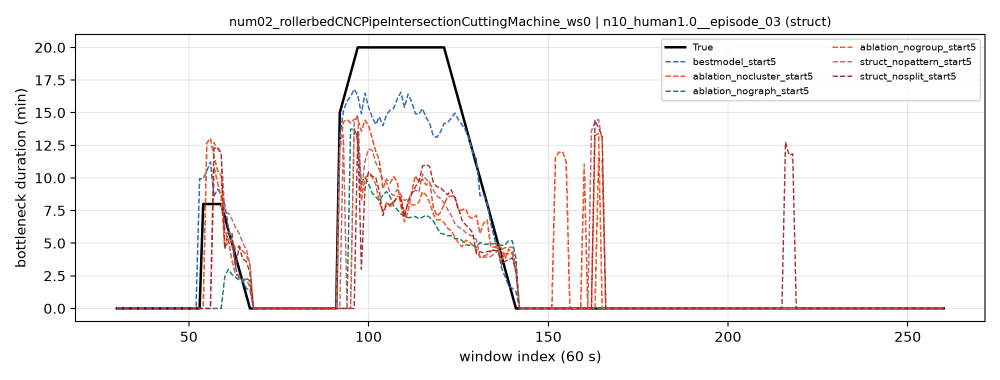
#> input picture figures/key_device_struct.png, 2000 x 760 px, found by its file name (shown at 1/2 size)
$ python plot_key_device_struct_split.py
#> lines starting #> are read from the running program, lines starting #| are printed output that depends on the picture; after the words box and inside, x2 and y2 are one past the last pixel; in counts of white or black regions, pixels touching at a corner belong together
### experiments/paper_plot_style.py
"""Shared Matplotlib style for manuscript figures after Figure 4.

In-figure text uses Times New Roman. Sizes match Figure 4
(``fig_range_response``): axis/title 8 pt, tick/legend 7 pt in the PDF asset.
Figure 4 itself keeps its existing Arial asset and is not regenerated from here.
"""

from __future__ import annotations

from pathlib import Path

import matplotlib
from matplotlib import font_manager


# Match Figure 4 hard-coded sizes (pt in the figure PDF).
LABEL_SIZE = 8.0
TITLE_SIZE = 8.0
TICK_SIZE = 7.0
LEGEND_SIZE = 7.0
ANNOT_SIZE = 7.5


def apply(ink: str = "#243028") -> None:
#> called with ink = '#243028'
    windows_fonts = Path("C:/Windows/Fonts")
    # Times New Roman (Windows); fall back to Liberation Serif / DejaVu Serif.
    for filename in (
        "times.ttf",
        "timesbd.ttf",
        "timesi.ttf",
        "timesbi.ttf",
        "LiberationSerif-Regular.ttf",
        "LiberationSerif-Bold.ttf",
    ):
        path = windows_fonts / filename
        if path.exists():
            font_manager.fontManager.addfont(str(path))
#> in main, im is the input picture: shape (760, 2000, 3); mean R, G, B 246, 244, 243.8
    matplotlib.rcParams.update(
        {
            "font.family": "serif",
            "font.serif": [
                "Times New Roman",
                "Times",
                "Liberation Serif",
                "DejaVu Serif",
                "serif",
            ],
            "mathtext.fontset": "stix",
            "font.size": LABEL_SIZE,
            "axes.labelsize": LABEL_SIZE,
            "axes.titlesize": TITLE_SIZE,
            "xtick.labelsize": TICK_SIZE,
            "ytick.labelsize": TICK_SIZE,
            "legend.fontsize": LEGEND_SIZE,
            "axes.linewidth": 0.75,
            "axes.spines.top": False,
            "axes.spines.right": False,
            "pdf.fonttype": 42,
            "ps.fonttype": 42,
            "svg.fonttype": "none",
            "text.color": ink,
            "axes.labelcolor": ink,
            "xtick.color": ink,
            "ytick.color": ink,
        }
    )

### experiments/plot_key_device_struct_split.py
"""Split the structural key-device trace into two figures.

The source PNG is the original matplotlib export. Series are recovered from
their tab10 colours, then redrawn so red and orange are not on the same axes.
NoGraph and NoGroup are the heterogeneous-graph arms. NoCluster, NoPattern,
and NoSplit are the cause, delay-pattern, and decoder arms.
"""

from __future__ import annotations

import csv
from pathlib import Path

import matplotlib.pyplot as plt
import numpy as np
from matplotlib import patheffects as pe
from PIL import Image

from paper_plot_style import LABEL_SIZE, LEGEND_SIZE, TICK_SIZE, TITLE_SIZE, apply as apply_paper_style

ROOT = Path(__file__).resolve().parents[1]
SRC = Path(
    r"D:\Capstone\isaac_factory\source\isaaclab_tasks\isaaclab_tasks"
    r"\direct\hc_factory\PDFormer\libcity\cache\bottleneck_eval\figures\key_device_struct.png"
)
TRUE_CSV = ROOT / "experiments/data/key_device_main_aligned.csv"
OUT = ROOT / "figures"


def load_true_duration() -> tuple[np.ndarray, np.ndarray]:
    """Ground truth on relative ``window`` (= ``t_index - 30``)."""
    with TRUE_CSV.open(encoding="utf-8") as fh:
        rows = list(csv.DictReader(fh))
    window = np.array([float(r["window"]) for r in rows])
    y = np.array([float(r["true_dur"]) for r in rows])
    assert len(window) == 231 and np.array_equal(window, np.arange(231))
    return window, y

# Spines and major ticks measured on the 2000x760 export.
X_TICK_PX, X_TICK_VAL, X_TICK_STEP = 377.5, 50.0, 359.0
Y_TICK_PX, Y_TICK_VAL, Y_TICK_STEP = 94.5, 20.0, 65.25
AX = (151, 1969, 69, 642)  # left, right, top, bottom
LEGEND = (1280, 1965, 75, 270)  # left, right, top, bottom

SERIES = {
    "PHGST-DP": np.array([31, 119, 180]),
    "NoCluster": np.array([255, 127, 14]),
    "NoGraph": np.array([44, 160, 44]),
    "NoGroup": np.array([214, 39, 40]),
    "NoPattern": np.array([148, 103, 189]),
    "NoSplit": np.array([140, 86, 75]),
}

GRAPH = ("PHGST-DP", "NoGraph", "NoGroup")
MECH = ("PHGST-DP", "NoCluster", "NoPattern", "NoSplit")
# Palette card, with the ground-truth trace kept black in _draw.
COLORS = {
    "PHGST-DP": "#46788E",
    "NoGraph": "#97B319",
    "NoGroup": "#E5887B",
    "NoCluster": "#7BB7C9",
    "NoPattern": "#97B319",
    "NoSplit": "#E5887B",
}
STYLES = {
    "PHGST-DP": (0, (4, 1.6)),
    "NoGraph": (0, (1.2, 1.1)),
    "NoGroup": (0, (3, 1.2, 1, 1.2)),
    "NoCluster": (0, (1.2, 1.1)),
    "NoPattern": (0, (3, 1.2, 1, 1.2)),
    "NoSplit": (0, (5, 1.4)),
}


def _window(x: np.ndarray) -> np.ndarray:
    return X_TICK_VAL + (x - X_TICK_PX) / X_TICK_STEP * 50.0


def _duration(y: np.ndarray) -> np.ndarray:
    return Y_TICK_VAL - (y - Y_TICK_PX) / Y_TICK_STEP * 2.5


def _extract(im: np.ndarray) -> dict[str, tuple[np.ndarray, np.ndarray]]:
    h, w = im.shape[:2]
#> h = 760; w = 2000
    left, right, top, bottom = AX
    ys, xs = np.mgrid[0:h, 0:w]
    inside = (xs >= left + 2) & (xs <= right - 2) & (ys >= top + 2) & (ys <= bottom - 2)
    legend = (xs >= LEGEND[0]) & (xs <= LEGEND[1]) & (ys >= LEGEND[2]) & (ys <= LEGEND[3])
    rgb = im.astype(np.int16)
    chroma = rgb.max(axis=2) - rgb.min(axis=2)
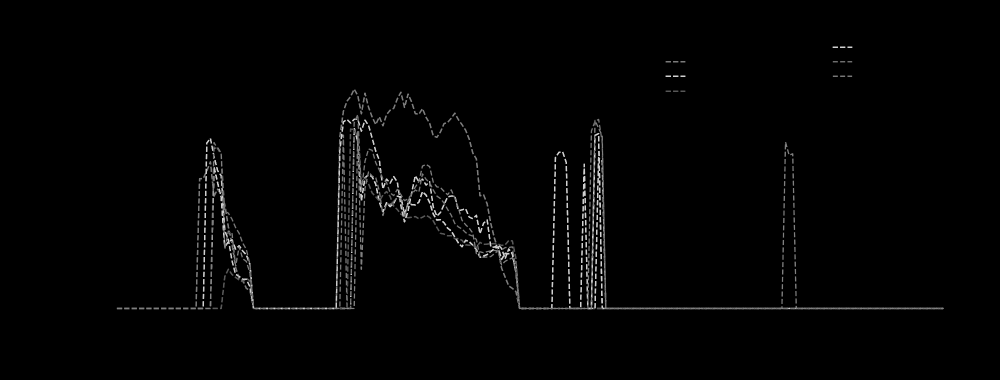
#> chroma: shape (760, 2000) int16 (shown at 1/2 size); min 0, max 209, mean 3.2
    dark = (rgb.max(axis=2) < 45) & inside & ~legend
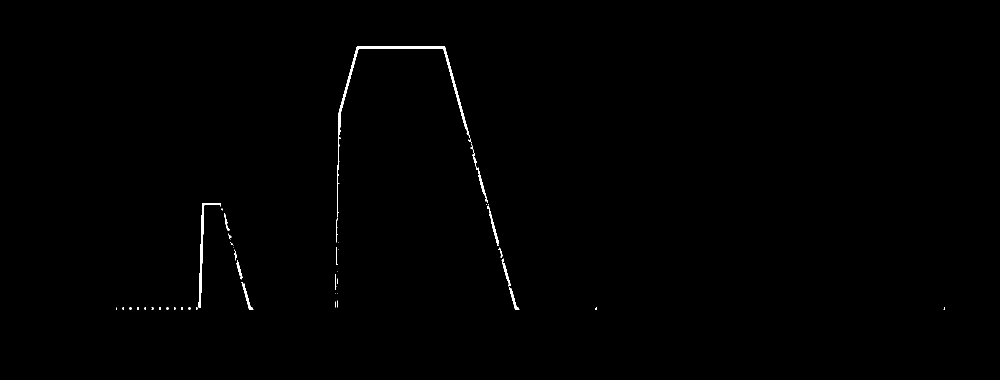
#> dark: shape (760, 2000) bool (shown at 1/2 size); 0.37% white; 47 white regions (31 under 20 px), largest, box (x1, y1, x2, y2) and area: (674, 93, 940, 435) 2474, (397, 406, 442, 615) 1040, (941, 288, 976, 406) 362
    colored = (chroma > 28) & (rgb.max(axis=2) > 50) & inside & ~legend
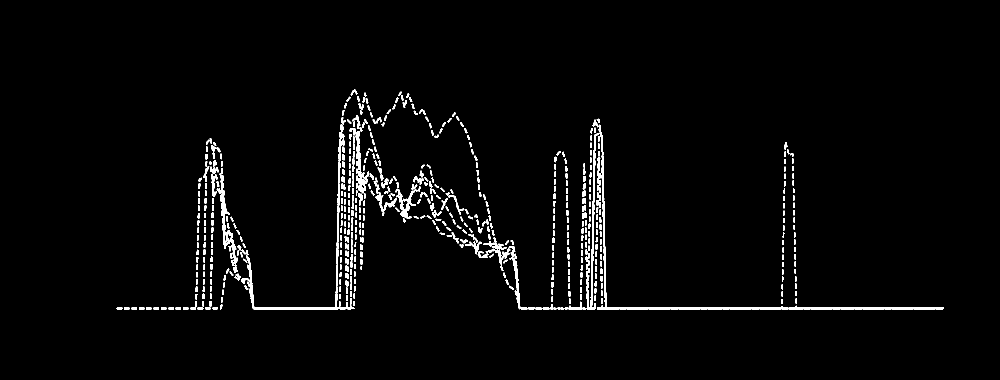
#> colored: shape (760, 2000) bool (shown at 1/2 size); 2.4% white; 568 white regions, largest, box (x1, y1, x2, y2) and area: (1194, 249, 1888, 619) 4066, (1014, 266, 1199, 619) 2899, (482, 511, 710, 619) 1784

    names = list(SERIES)
    targets = np.stack([SERIES[n] for n in names])
    pts = rgb[colored]
    dist = np.linalg.norm(pts[:, None, :] - targets[None, :, :], axis=2)
    order = np.argsort(dist, axis=1)
    best = order[:, 0]
    keep = (dist[np.arange(len(pts)), best] < 78) & (
        dist[np.arange(len(pts)), order[:, 1]] - dist[np.arange(len(pts)), best] > 12
    )
    px = xs[colored][keep]
    py = ys[colored][keep]
    lab = best[keep]

    out: dict[str, tuple[np.ndarray, np.ndarray]] = {}
    x_grid = np.arange(left + 2, right - 1)

    def pack(mask: np.ndarray, max_gap: int = 12, min_run: int = 8) -> tuple[np.ndarray, np.ndarray]:
        sel_x, sel_y = px[mask], py[mask]
        dur = np.full(x_grid.shape, np.nan)
        for i, x in enumerate(x_grid):
            col = sel_y[sel_x == x]
            if len(col):
                dur[i] = float(np.median(col))
        valid = np.where(np.isfinite(dur))[0]
        if len(valid) < 2:
            return _window(x_grid), np.array([])
        filled = dur.copy()
        # Only close the short gaps left by the original dashed stroke.
        # Longer gaps are real breaks; bridging them draws a false diagonal.
        for a, b in zip(valid[:-1], valid[1:]):
            if 1 < b - a <= max_gap:
                filled[a + 1 : b] = np.linspace(dur[a], dur[b], b - a + 1)[1:-1]
        finite = np.isfinite(filled)
        # Drop isolated specks left by legend strokes and antialiased crossings.
        kill = np.zeros(len(filled), dtype=bool)
        i = 0
        while i < len(filled):
            if not finite[i]:
                i += 1
                continue
            j = i
            while j < len(filled) and finite[j]:
                j += 1
            if j - i < min_run:
                kill[i:j] = True
            i = j
        finite &= ~kill
        yy = filled.copy()
        yy[~finite] = np.nan
        return _window(x_grid), _duration(yy)

    # Ground truth comes from the archived per-window CSV, not from black
    # pixels: zero-duration segments sit on the spine and leave NaN gaps.
    out["True"] = load_true_duration()
#> (reads experiments/data/key_device_main_aligned.csv from the repository)
    px_c, py_c, lab_c = xs[colored][keep], ys[colored][keep], best[keep]
    for i, name in enumerate(names):
        px, py = px_c, py_c
        out[name] = pack(lab_c == i)
#> this loop made 6 passes
#> (sel_x in pack, sel_y in pack) on pass 3: ([997, 998, 1033, 482, 484, 485, 501, 503, 1188], [487, 487, 544, 561, 564, 564, 575, 585, 616])
#> after the loop, out = 7 items
    return out


def _to_window(x: np.ndarray) -> np.ndarray:
    """PNG axis is absolute ``t_index``; paper display uses ``window = t_index - 30``."""
    return np.asarray(x, dtype=float) - 30.0


def _style(ax: plt.Axes, *, ylabel: bool) -> None:
    ax.set_xlim(0, 150)
    ax.set_ylim(-0.8, 21)
    ax.set_yticks([0, 5, 10, 15, 20])
    ax.set_xlabel("Window index (60 s)", fontsize=LABEL_SIZE)
    if ylabel:
        ax.set_ylabel("Bottleneck duration (min)", fontsize=LABEL_SIZE)
    ax.spines["top"].set_visible(False)
    ax.spines["right"].set_visible(False)
    ax.spines["bottom"].set_color("#9AA3A8")
    ax.spines["left"].set_color("#9AA3A8")
    ax.tick_params(colors="#333333", labelsize=TICK_SIZE)
    ax.set_axisbelow(True)
    ax.grid(alpha=0.3, lw=0.6)


def _panel(ax: plt.Axes, series: dict[str, tuple[np.ndarray, np.ndarray]], names: tuple[str, ...], title: str, *, ylabel: bool) -> None:
    x, y = series["True"]
    (true_line,) = ax.plot(
        x, y, color="black", lw=1.35, label="True", zorder=5,
        solid_capstyle="round", solid_joinstyle="round",
    )
    true_line.set_path_effects([pe.Stroke(linewidth=2.3, foreground="white"), pe.Normal()])
    for name in names:
        xx, yy = series[name]
        ax.plot(
            _to_window(xx),
            yy,
            color=COLORS[name],
            lw=1.45 if name in ("NoGraph", "NoCluster") else 1.2,
            ls=STYLES[name],
            label=name,
            zorder=2,
        )
    _style(ax, ylabel=ylabel)
    ax.set_title(title, loc="left", fontsize=TITLE_SIZE)
    ax.legend(loc="upper left", fontsize=LEGEND_SIZE, frameon=False, ncol=1)


def main() -> None:
    apply_paper_style()
    plt.rcParams.update(
        {
            "axes.linewidth": 1.0,
            "savefig.bbox": "tight",
            "savefig.pad_inches": 0.03,
        }
    )
    src = SRC if SRC.exists() else (
        ROOT / "_isaac_factory/source/isaaclab_tasks/isaaclab_tasks/direct/hc_factory"
        / "PDFormer/libcity/cache/bottleneck_eval/figures/key_device_struct.png"
    )
    im = np.array(Image.open(src).convert("RGB"))
    series = _extract(im)
#> series = 7 items

    # Match Figure 6 (key_device_entity): same canvas, panel style, and width.
    fig, axes = plt.subplots(1, 2, figsize=(7.2, 3.15), sharey=True)
    _panel(axes[0], series, GRAPH, "(a) Graph ablations", ylabel=True)
#> in _panel, `x, y = series["True"]`: x = 231 values from 0 to 230; y = 231 values, max 20 at index 67, min 0 at index 0, mean 3.68
    _panel(axes[1], series, MECH, "(b) Mech. ablations", ylabel=False)
    axes[1].tick_params(labelleft=False)
    fig.tight_layout(w_pad=0.6)
    out = OUT / "key_device_struct_pair.pdf"
    fig.savefig(out)
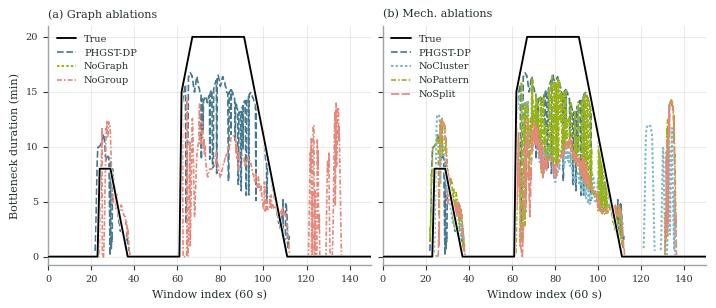
#> figure drawn by matplotlib, 2 panels; panel 1: curve peaks at x = 67, y = 20
    fig.savefig(out.with_suffix(".png"), dpi=200)
    plt.close(fig)
    print(f"[plot] wrote {out}")


if __name__ == "__main__":
    main()
